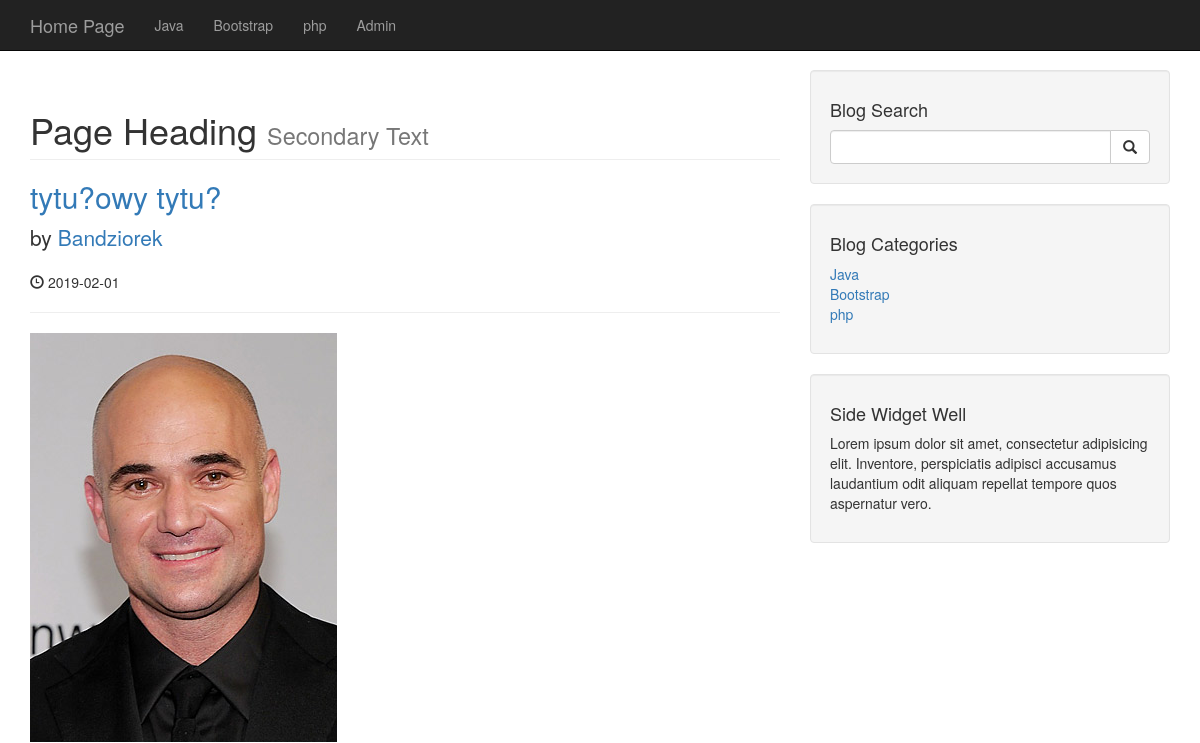
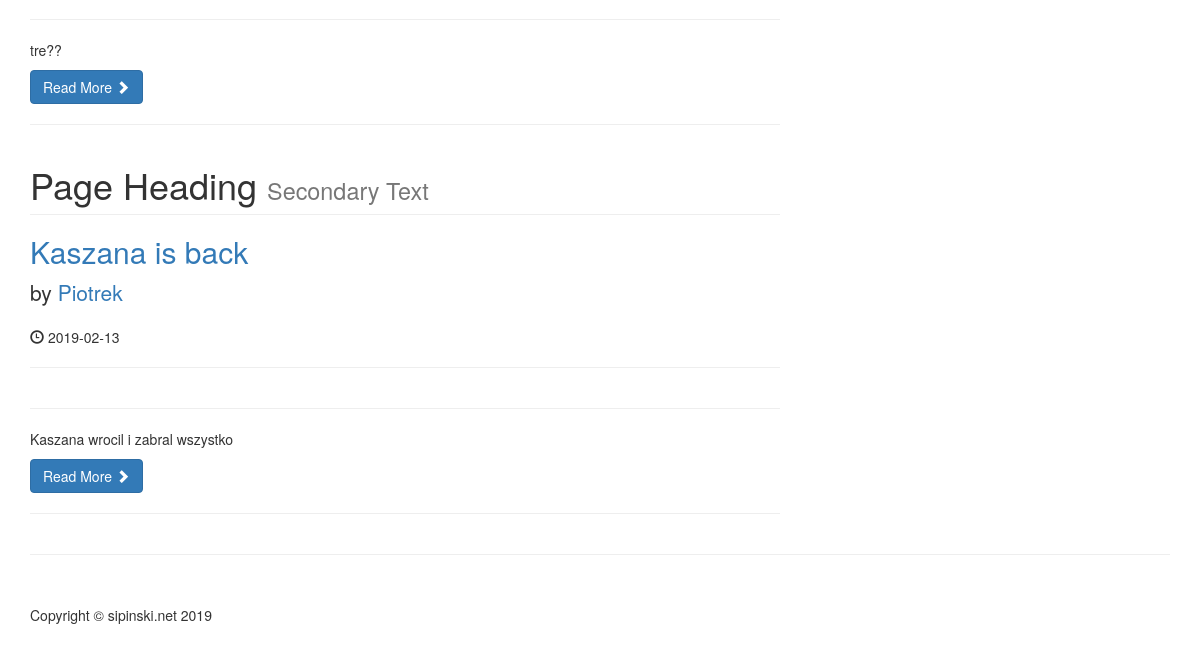
Before: / with the older database file (2 pictures, top to bottom).
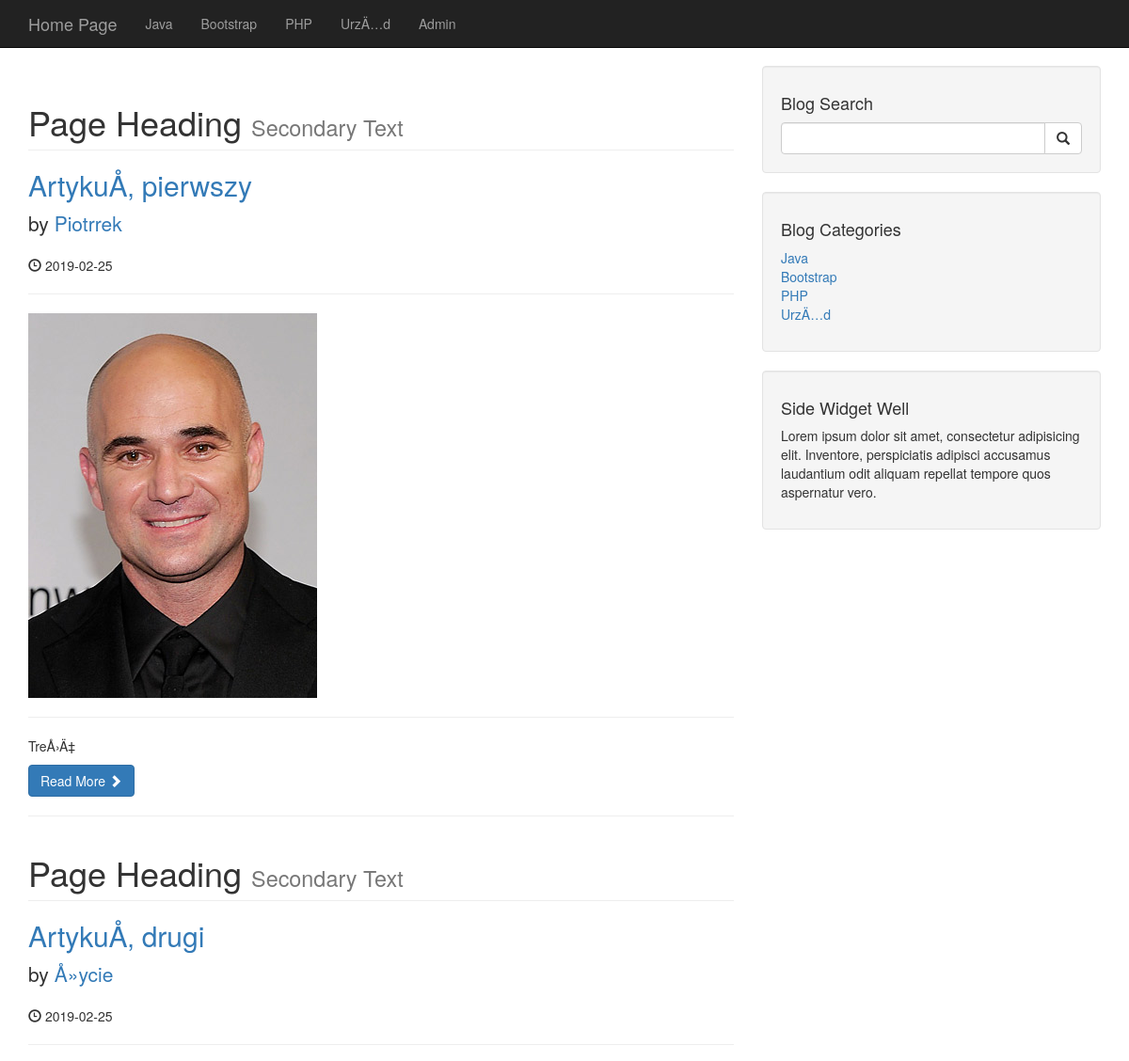
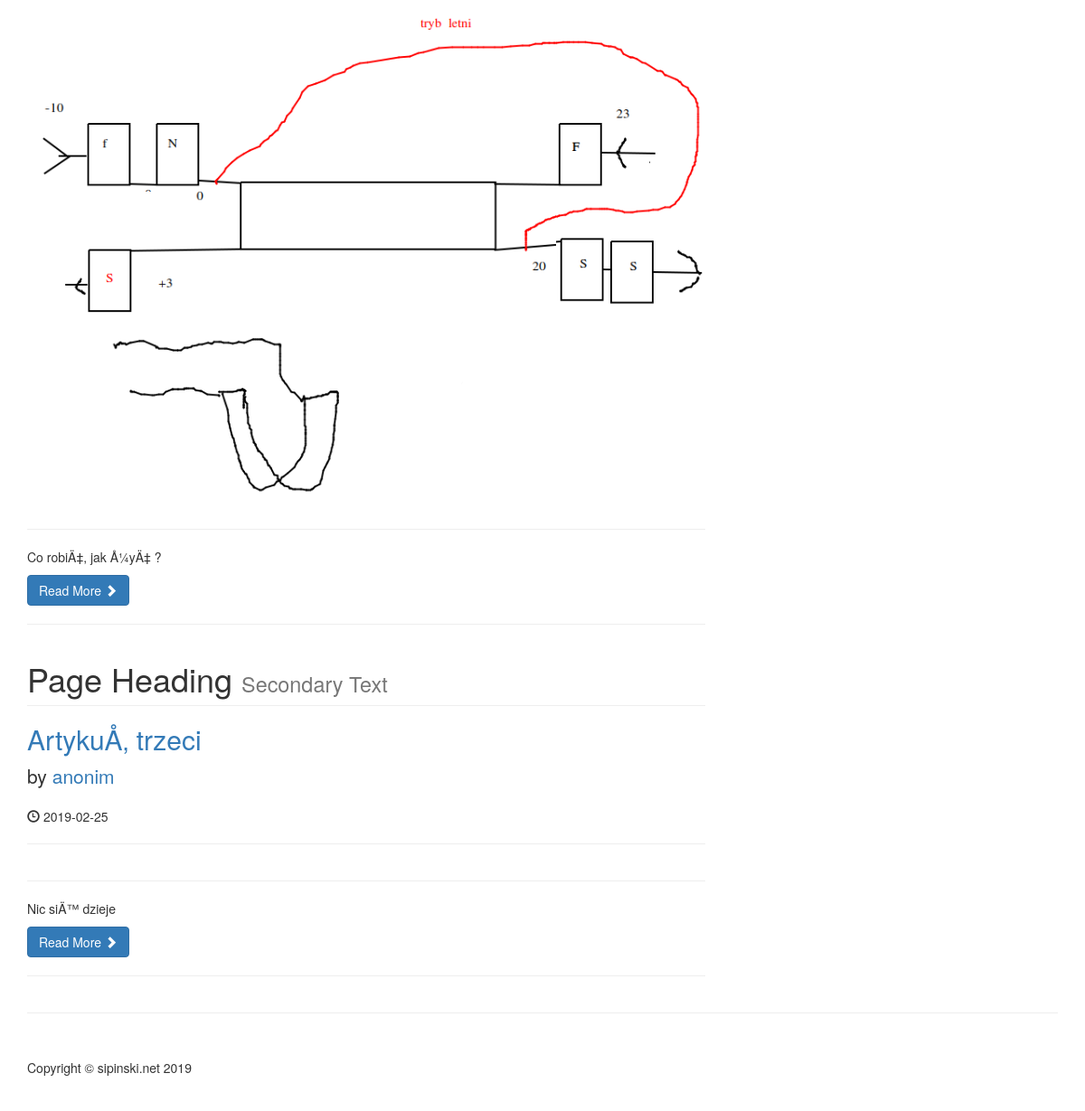
After: the same page with the newer database file (2 pictures, top to bottom).
### tables this page shows
CREATE TABLE `categories` (
  `cat_id` int(3) NOT NULL,
  `cat_title` varchar(255) NOT NULL
);

CREATE TABLE `posts` (
  `post_id` int(3) NOT NULL,
  `post_category_id` int(3) NOT NULL,
  `post_title` varchar(255) NOT NULL,
  `post_author` varchar(255) NOT NULL,
  `post_date` date NOT NULL,
  `post_image` text NOT NULL,
  `post_content` text NOT NULL,
  `post_tags` varchar(255) NOT NULL,
  `post_comment_count` int(11) NOT NULL,
  `post_status` varchar(255) NOT NULL DEFAULT 'draft'
);

### index.php (the view)
<?php include "includes/db.php"; ?>
<?php include "includes/header.php"; ?>
<?php include "includes/navigation.php"; ?>
    <div class="container">
        <div class="row">
            <div class="col-md-8">
            <?php
            $query = "SELECT * FROM posts";
                $select_all_posts = mysqli_query($connection,$query);
                while ($row=mysqli_fetch_assoc($select_all_posts)){
                $post_title  = $row['post_title'];
                $post_author = $row['post_author'];
                $post_date = $row['post_date'];
                $post_image = $row['post_image'];
                $post_content = $row['post_content'];
               ?>
                   <h1 class="page-header">
                    Page Heading
                    <small>Secondary Text</small>
                </h1>
                <h2>
                    <a href="#"><?php echo $post_title?></a>
                </h2>
                <p class="lead">
                    by <a href="index.php"><?php echo $post_author?></a>
                </p>
                <p><span class="glyphicon glyphicon-time"></span> <?php echo $post_date?></p>
                <hr>
                <img class="img-responsive" src="images/<?php echo $post_image;?>" alt="">
                <hr>
                <p><?php echo $post_content?></p>
                <a class="btn btn-primary" href="#">Read More <span class="glyphicon glyphicon-chevron-right"></span></a>
                <hr>
               <?php    }  ?>
            </div>
<?php include "includes/sidebar.php"; ?>
        </div>
        <hr>
<?php include "includes/footer.php"; ?>

### includes/header.php (shortened to what this page needs)
<!DOCTYPE html>
<html lang="en">
<head>
    <link href="css/bootstrap.min.css" rel="stylesheet">
    <link href="css/blog-home.css" rel="stylesheet">
</head>
<body>

### includes/navigation.php (shortened to what this page needs)
<nav class="navbar navbar-inverse navbar-fixed-top" role="navigation">
    <div class="container">
        <div class="navbar-header">
            <a class="navbar-brand" href="index.php">Home Page</a>
        </div>
        <div class="collapse navbar-collapse" id="bs-example-navbar-collapse-1">
            <ul class="nav navbar-nav">
            <?php
            $query = "SELECT * FROM categories";
            $select_all_categories_query = mysqli_query($connection,$query);
            while ($row=mysqli_fetch_array($select_all_categories_query)){
            $cat_title = $row['cat_title'];
            echo "<li><a href='#'>{$cat_title}</a></li>";
            }
            ?>
                <li>
                    <a href="admin">Admin</a>
                </li>
            </ul>
        </div>
    </div>
</nav>

### includes/sidebar.php
<div class="col-md-4">
    <div class="well">
        <h4>Blog Search</h4>
        <form action="search.php" method="post">
        <div class="input-group">
            <input name="search" type="text" class="form-control">
            <span class="input-group-btn">
                <button name ="submit" class="btn btn-default" type="submit" value="szukaj">
                    <span class="glyphicon glyphicon-search"></span>
            </button>
            </span>
        </div>
        </form>
    </div>
    <div class="well">
    <?php
    $query = "SELECT * FROM categories";
    $select_categories_sidebar = mysqli_query($connection,$query);
    ?>
        <h4>Blog Categories</h4>
        <div class="row">
            <div class="col-lg-12">
                <ul class="list-unstyled">
        <?php
        while ($row=mysqli_fetch_array($select_categories_sidebar)){
        $cat_title = $row['cat_title'];
        $cat_id = $row['cat_id'];
        echo "<li><a href='category.php?category=$cat_id'>{$cat_title}</a></li>";
             }
        ?>
                </ul>
            </div>
        </div>
    </div>
<?php include "includes/widget.php";?>
</div>

### includes/widget.php
<div class="well">
<h4>Side Widget Well</h4>
<p>Lorem ipsum dolor sit amet, consectetur adipisicing elit. Inventore, perspiciatis adipisci accusamus laudantium odit aliquam repellat tempore quos aspernatur vero.</p>
</div>

### includes/footer.php (shortened to what this page needs)
        <footer>
            <div class="row">
                <div class="col-lg-12">
                    <p>Copyright &copy; sipinski.net 2019</p>
                </div>
            </div>
        </footer>
    </div>
</body>
</html>

### css/blog-home.css (style rules this page uses)
body { padding-top: 70px; }
footer { margin: 50px 0; }

Changed rows visible on the page:
removed categories: cat_title "php"
removed posts: post_title "Kaszana is back", post_author "Piotrek", post_date "2019-02-13", post_content "Kaszana wrocil i zabral wszystko"
added categories: cat_title "PHP"
added categories: cat_title "UrzÄ…d"
changed posts: post_title "tytu?owy tytu?" → "ArtykuÅ‚ pierwszy"; post_author "Bandziorek" → "Piotrrek"; post_date "2019-02-01" → "2019-02-25"; post_content "tre??" → "TreÅ›Ä‡"
added posts: post_title "ArtykuÅ‚ drugi", post_author "Å»ycie", post_date "2019-02-25", post_image (picture), post_content "Co robiÄ‡, jak Å¼yÄ‡ ?"
added posts: post_title "ArtykuÅ‚ trzeci", post_author "anonim", post_date "2019-02-25", post_content "Nic siÄ™ dzieje"
